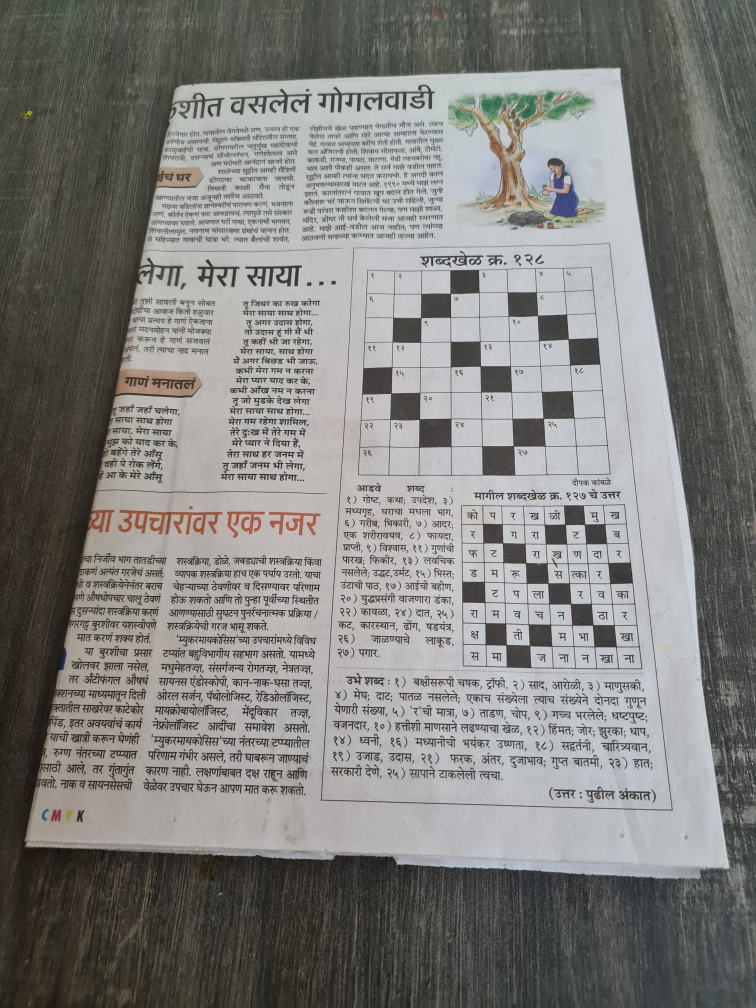
#> input picture Image Processing/Document Scanner/20210610_180057.jpg, 3024 x 4032 px, found by its file name (shown at 1/4 size)
$ python Doc_Scan.py
#> lines starting #> are read from the running program, lines starting #| are printed output that depends on the picture; after the words box and inside, x2 and y2 are one past the last pixel; in counts of white or black regions, pixels touching at a corner belong together
import numpy as np
import cv2

# Read and display image
image = cv2.imread("Image Processing/20210610_180057.jpg")
#> image is the input picture: shape (4032, 3024, 3); mean B, G, R 125.5, 128.1, 128.7
image_copy = cv2.resize(image, (0,0), fx=0.5, fy=0.5)
image_ = image_copy
def display(name, img, sizex, sizey):
    cv2.namedWindow(name, cv2.WINDOW_NORMAL)
    cv2.resizeWindow(name, sizex, sizey)
    cv2.imshow(name, img)

display("Image", image, 604, 806)
#cv2.waitKey(0)

# Gausian Noise Reduction
image_copy = cv2.GaussianBlur(image_copy, (11,11), 0, cv2.BORDER_CONSTANT)
display("Gauss Noise reduced", image_copy, 604, 806)
cv2.waitKey(0)

image_gray = cv2.cvtColor(image_copy, cv2.COLOR_BGR2GRAY)
image_contour = image_copy.copy()
image_persp = image_copy.copy()
image_copy_A = image_copy.copy()

# [48 lines left out: function convolve2D, not called in this run]

# Edge Detection
laplacian_kernel = np.array([[0,1,0],[1,-4,1],[0,1,0]])
canny_result = cv2.Canny(image_gray, 50, 200)
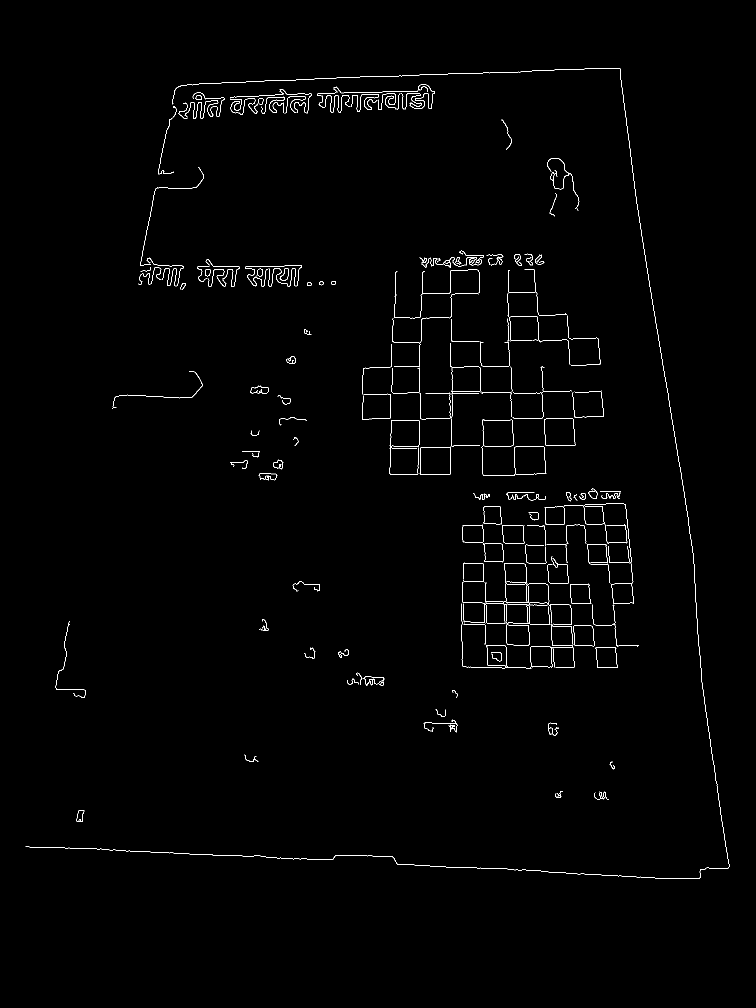
#> canny_result: shape (2016, 1512) (shown at 1/2 size); 0.84% white in thin lines or dots, all inside (x1, y1, x2, y2) = (51, 136, 1460, 1758)
#> (the run stopped early here; a loop or call above may not have finished)
